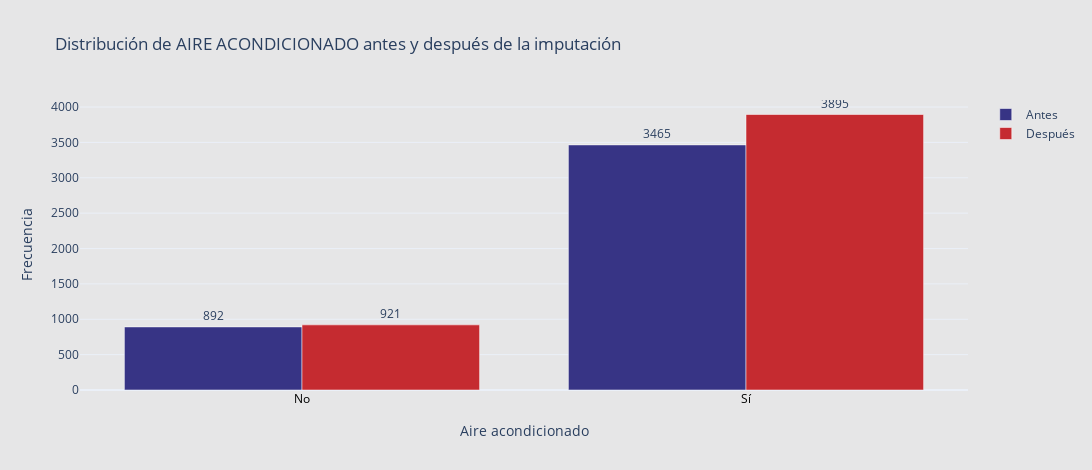

The code cell stored with this chart in its notebook:
### Code cell
# Conteo antes y después
antes_ac = df_antes['aire_acondicionado'].value_counts().sort_index()
despues_ac = df_bmw['aire_acondicionado'].value_counts().sort_index()

# Diccionario para etiquetas personalizadas
etiquetas = {False: 'No', True: 'Sí'}

# Etiquetas del eje X ordenadas como en 'antes_ac'
x_labels = [etiquetas.get(i, str(i)) for i in antes_ac.index]

# Asegurar que los valores de después están en el mismo orden
despues_vals = despues_ac.reindex(antes_ac.index, fill_value=0).values

fig = go.Figure()

# Antes
fig.add_trace(go.Bar(
    x=x_labels,
    y=antes_ac.values,
    name='Antes',
    marker_color='#373485',
    text=antes_ac.values,
    textposition='outside',
    opacity=1
))

# Después
fig.add_trace(go.Bar(
    x=x_labels,
    y=despues_vals,
    name='Después',
    marker_color='#c52b30',
    text=despues_vals,
    textposition='outside',
    opacity=1
))

fig.update_layout(
    title="Distribución de AIRE ACONDICIONADO antes y después de la imputación",
    xaxis_title="Aire acondicionado",
    yaxis_title="Frecuencia",
    barmode='group',
    template='plotly_white',
    width=1200,
    height=470,
    plot_bgcolor='#e6e6e7',
    paper_bgcolor='#e6e6e7',
    xaxis=dict(
        tickfont=dict(color='black'),
        title_standoff=20
    )
)

fig.show()

### Figure 1 — Plotly figure (JSON) as saved in the notebook; plotly's stock layout.template omitted (floating-point values rounded to 4 significant figures)
{"data": [{"marker": {"color": "#373485"}, "name": "Antes", "opacity": 1, "text": [892.0, 3465.0], "textposition": "outside", "type": "bar", "x": ["No", "Sí"], "y": [892, 3465]}, {"marker": {"color": "#c52b30"}, "name": "Después", "opacity": 1, "text": [921.0, 3895.0], "textposition": "outside", "type": "bar", "x": ["No", "Sí"], "y": [921, 3895]}], "layout": {"barmode": "group", "height": 470, "paper_bgcolor": "#e6e6e7", "plot_bgcolor": "#e6e6e7", "title": {"text": "Distribución de AIRE ACONDICIONADO antes y después de la imputación"}, "width": 1200, "xaxis": {"tickfont": {"color": "black"}, "title": {"standoff": 20, "text": "Aire acondicionado"}}, "yaxis": {"title": {"text": "Frecuencia"}}}}
